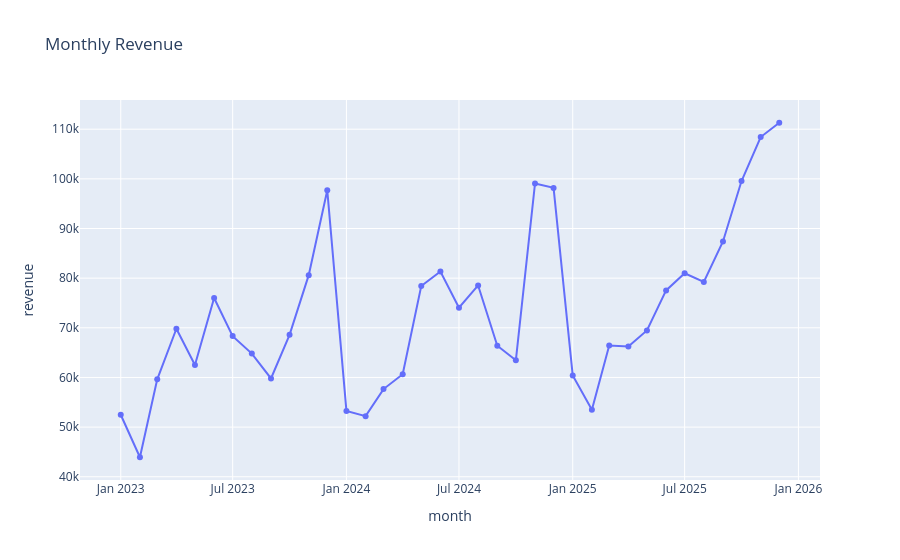

Notebook code cell kept with this figure:
### Code cell
monthly = pd.read_sql("""
    SELECT strftime('%Y-%m-01', o.order_date) AS month, SUM(oi.net_amount) AS revenue
    FROM order_items oi JOIN orders o ON o.order_id = oi.order_id
    GROUP BY month ORDER BY month
""", conn, parse_dates=["month"])

fig = px.line(monthly, x="month", y="revenue", markers=True, title="Monthly Revenue")
fig.show()
